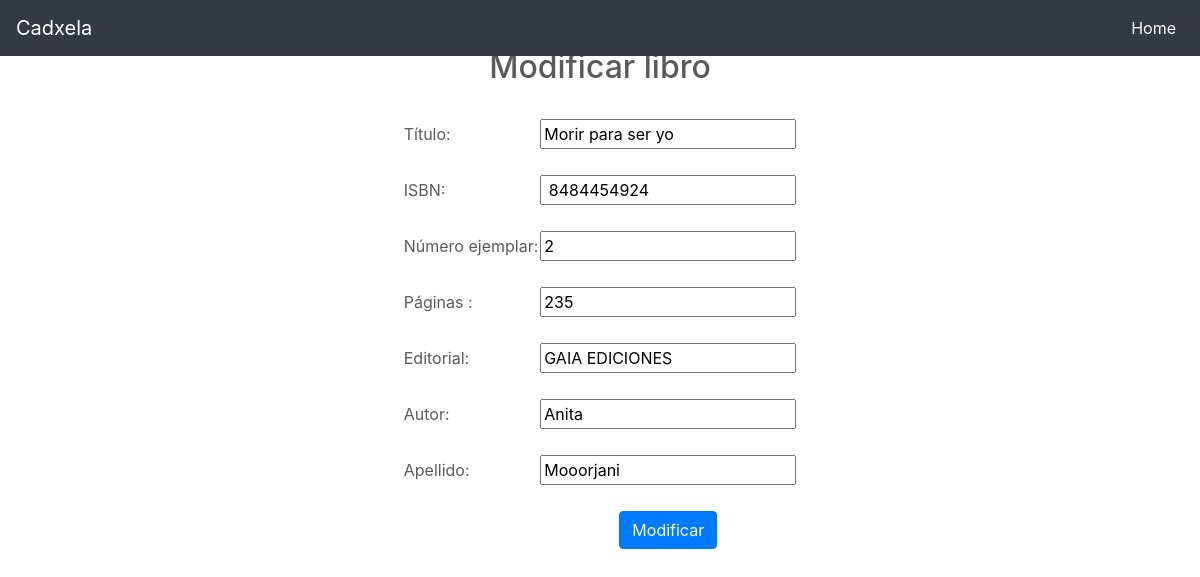
Screenshot of /libros_controller/mod/1 with the database file from the repository.
### tables this page shows
CREATE TABLE `libros` (
  `idlibro` int(10) NOT NULL,
  `titulo` varchar(200) NOT NULL,
  `ISBN` varchar(200) NOT NULL,
  `numeroejemplar` int(10) NOT NULL,
  `paginas` int(10) NOT NULL,
  `editorial` varchar(200) NOT NULL
);

CREATE TABLE `autores` (
  `idautor` int(10) NOT NULL,
  `nombre` varchar(200) NOT NULL,
  `apellido` varchar(200) NOT NULL
);

### application/controllers/Libros_controller.php (called while the page is built, shortened)
<?php
class Libros_controller extends CI_Controller {
	public function __construct()
	{
		$this->load->model("Libros_model");
	}
    public function mod($idlibro){
        if(is_numeric($idlibro)){
          $datos["mod"]=$this->Libros_model->mod($idlibro);
          $this->load->view("modificar_libro",$datos);
        }else{
            redirect(Verlibros_controller);
        }
    }
}

### index.php (called while the page is built, shortened)
<?php
require_once BASEPATH.'core/CodeIgniter.php';

### application/models/Libros_model.php (called while the page is built, shortened)
<?php
class Libros_model extends CI_Model{
    public function mod($idlibro,$modificar="NULL",$titulo="NULL",$ISBN="NULL",$numeroejemplar="NULL",$paginas="NULL",$editorial="NULL",$nombre="NULL",$apellido="NULL"){
        if($modificar=="NULL"){
            $consulta=$this->db->query("SELECT libros.idlibro, libros.titulo, libros.ISBN, libros.numeroejemplar, libros.paginas,libros.editorial, autores.nombre, autores.apellido FROM libros, autores_libro, autores WHERE libros.idlibro = autores_libro.idlibro AND autores_libro.idautor = autores.idautor AND libros.idlibro=$idlibro");
            return $consulta->result();
        }
    }
}
?>

### application/views/modificar_libro.php (the view, shortened to what this page needs)
<!DOCTYPE HTML>
<html lang="es">
    <head>
            <link rel="stylesheet" type="text/css" href="<?php echo base_url();?>rec/css/bootstrap.min.css">
    <link rel="stylesheet" type="text/css" href="<?php echo base_url();?>rec/css/carousel.css">
    <link rel="stylesheet" type="text/css" href="<?php echo base_url();?>rec/css/mystyle.css">
    <nav class="navbar navbar-expand-md navbar-dark fixed-top bg-dark">
    <a class="navbar-brand" href="#">Cadxela</a>
    <div class="collapse navbar-collapse" id="navbarCollapse">
      <form class="form-inline mt-2 mt-md-0">
       <ul class="navbar-nav mr-auto">
         <li class="nav-item active">
          <a class="nav-link" href="<?php echo base_url();?>welcome" >Home<span class="sr-only">(current)</span></a>
        </li>
      </ul>
    </form>
  </div>
</nav>
</head>
    </head>
    <body>
        <center>
        <h2>Modificar libro</h2>
        <br>
        <form action="" method="POST">
            <?php foreach ($mod as $fila){ ?>
            <table border="0">
            <tr><td>Título: <br><br> </td><td><input type="text" name="titulo" value="<?=$fila->titulo?>" required/><br><br></td></tr>
            <tr><td> ISBN: <br><br></td><td><input type="text" name="ISBN" value="<?=$fila->ISBN?>" required/><br><br></td></tr>
            <tr><td>Número ejemplar: <br><br></td><td><input type="number" name="numeroejemplar" value="<?=$fila->numeroejemplar?>" required/><br><br></td></tr>
            <tr><td>Páginas :<br><br></td><td><input type="number"  name="paginas" value="<?=$fila->paginas?>" required/><br><br></td></tr>
            <tr><td>Editorial:  <br><br>   </td><td><input type="text"  name="editorial" value="<?=$fila->editorial?>" required/><br><br></td></tr>
            <tr><td>Autor:  <br><br>   </td><td><input type="text"  name="nombre" value="<?=$fila->nombre?>" required/><br><br></td></tr>
            <tr><td>Apellido:  <br><br>   </td><td><input type="text"  name="apellido" value="<?=$fila->apellido?>" required/><br><br></td></tr>
            <tr><td></td><td><center><input class="btn btn-primary" type="submit" name="submit" value="Modificar"/></center><br><br></td></tr>
            <?php } ?>
        </table>
        </form>
        <br>
    </center>
    </body>
</html>

### rec/css/carousel.css (style rules this page uses)
body { padding-top: 3rem; padding-bottom: 3rem; color: #5a5a5a; }

### rows the page displays
libros: titulo "Morir para ser yo", ISBN "8484454924", numeroejemplar "2", paginas "235", editorial "GAIA EDICIONES", nombre "Anita", apellido "Mooorjani"
